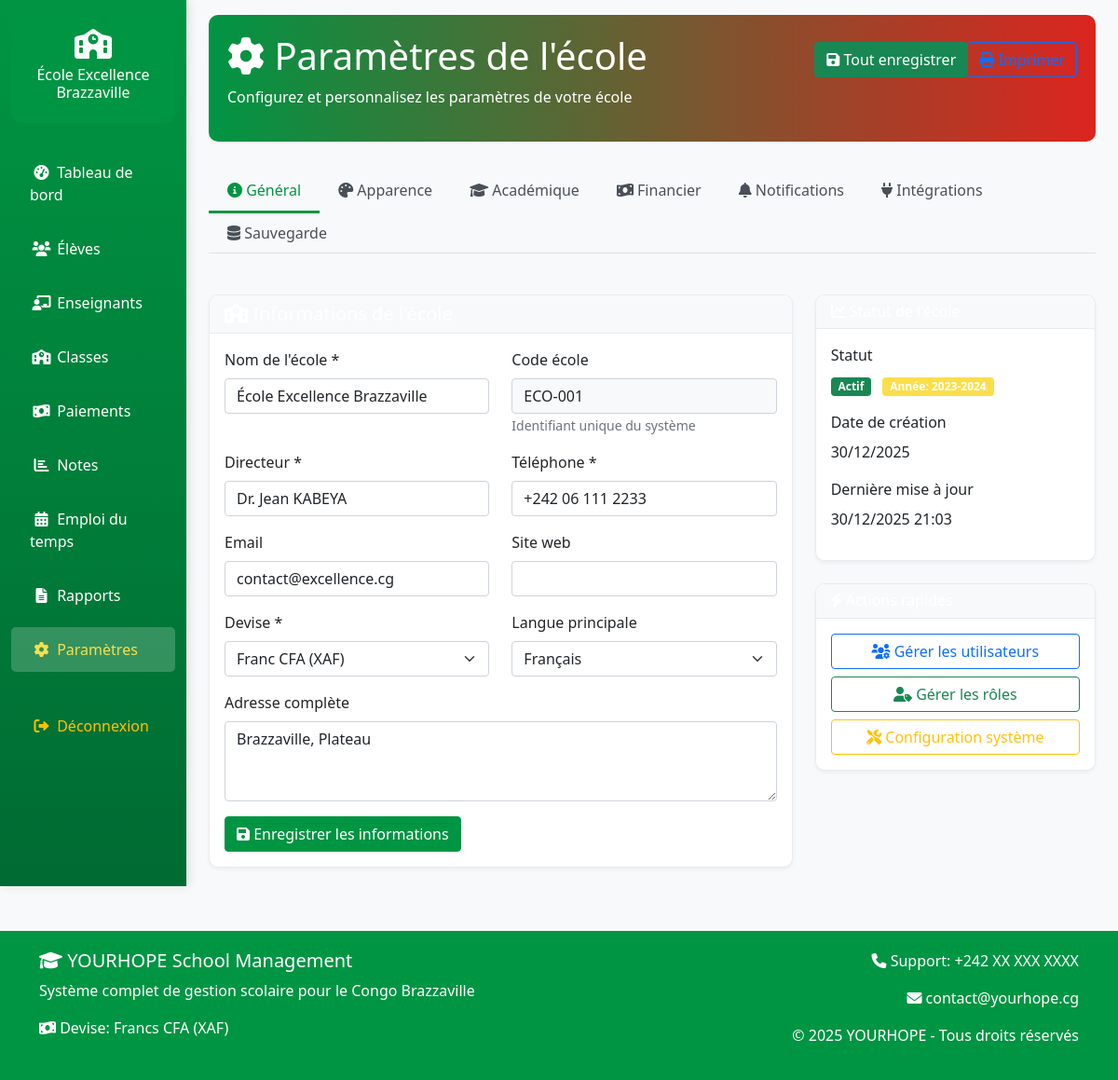
/settings.php (signed in), run on the app's committed database.
### tables this page shows
CREATE TABLE schools (
    id INT PRIMARY KEY AUTO_INCREMENT,
    school_name VARCHAR(200) NOT NULL,
    school_code VARCHAR(50) UNIQUE NOT NULL,
    logo VARCHAR(255),
    address TEXT,
    phone VARCHAR(20),
    email VARCHAR(100),
    director_name VARCHAR(100),
    created_at TIMESTAMP DEFAULT CURRENT_TIMESTAMP,
    status ENUM('active', 'inactive') DEFAULT 'active'
);

### settings.php (the view, shortened to what this page needs)
<?php
require_once 'includes/header.php';
$database = new Database();
$db = $database->getConnection();
$school_query = "SELECT * FROM schools WHERE id = :school_id";
$school_stmt = $db->prepare($school_query);
$school_stmt->bindParam(':school_id', $_SESSION['school_id']);
$school_stmt->execute();
$school_data = $school_stmt->fetch(PDO::FETCH_ASSOC);
?>
<div class="container-fluid">
    <div class="row">
        <?php require_once 'includes/sidebar.php'; ?>
        <main class="col-md-9 ms-sm-auto col-lg-10 px-md-4">
            <div class="page-header mt-3">
                <div class="d-flex justify-content-between align-items-center">
                    <h1><i class="fas fa-cog"></i> Paramètres de l'école</h1>
                    <div class="btn-group">
                        <button class="btn btn-success" onclick="saveAllSettings()">
                            <i class="fas fa-save"></i> Tout enregistrer
                        </button>
                        <button class="btn btn-outline-primary" onclick="window.print()">
                            <i class="fas fa-print"></i> Imprimer
                        </button>
                    </div>
                </div>
                <p>Configurez et personnalisez les paramètres de votre école</p>
            </div>
            <ul class="nav nav-tabs mb-4" id="settingsTabs" role="tablist">
                <li class="nav-item" role="presentation">
                    <button class="nav-link active" id="general-tab" data-bs-toggle="tab" data-bs-target="#general"
                            type="button" role="tab">
                        <i class="fas fa-info-circle"></i> Général
                    </button>
                </li>
                <li class="nav-item" role="presentation">
                    <button class="nav-link" id="appearance-tab" data-bs-toggle="tab" data-bs-target="#appearance"
                            type="button" role="tab">
                        <i class="fas fa-palette"></i> Apparence
                    </button>
                </li>
                <li class="nav-item" role="presentation">
                    <button class="nav-link" id="academic-tab" data-bs-toggle="tab" data-bs-target="#academic"
                            type="button" role="tab">
                        <i class="fas fa-graduation-cap"></i> Académique
                    </button>
                </li>
                <li class="nav-item" role="presentation">
                    <button class="nav-link" id="financial-tab" data-bs-toggle="tab" data-bs-target="#financial"
                            type="button" role="tab">
                        <i class="fas fa-money-bill-wave"></i> Financier
                    </button>
                </li>
                <li class="nav-item" role="presentation">
                    <button class="nav-link" id="notifications-tab" data-bs-toggle="tab" data-bs-target="#notifications"
                            type="button" role="tab">
                        <i class="fas fa-bell"></i> Notifications
                    </button>
                </li>
                <li class="nav-item" role="presentation">
                    <button class="nav-link" id="integrations-tab" data-bs-toggle="tab" data-bs-target="#integrations"
                            type="button" role="tab">
                        <i class="fas fa-plug"></i> Intégrations
                    </button>
                </li>
                <li class="nav-item" role="presentation">
                    <button class="nav-link" id="backup-tab" data-bs-toggle="tab" data-bs-target="#backup"
                            type="button" role="tab">
                        <i class="fas fa-database"></i> Sauvegarde
                    </button>
                </li>
            </ul>
            <div class="tab-content" id="settingsTabsContent">
                <div class="tab-pane fade show active" id="general" role="tabpanel">
                    <div class="row">
                        <div class="col-md-8">
                            <div class="card">
                                <div class="card-header">
                                    <h5 class="mb-0"><i class="fas fa-school"></i> Informations de l'école</h5>
                                </div>
                                <div class="card-body">
                                    <form id="schoolInfoForm" action="controllers/update_school_info.php" method="POST">
                                        <div class="row">
                                            <div class="col-md-6 mb-3">
                                                <label class="form-label">Nom de l'école *</label>
                                                <input type="text" class="form-control" name="school_name"
                                                       value="<?php echo htmlspecialchars($school_data['school_name'] ?? ''); ?>" required>
                                            </div>
                                            <div class="col-md-6 mb-3">
                                                <label class="form-label">Code école</label>
                                                <input type="text" class="form-control" value="<?php echo $school_data['school_code'] ?? ''; ?>"
                                                       readonly style="background-color: #f8f9fa;">
                                                <small class="text-muted">Identifiant unique du système</small>
                                            </div>
                                            <div class="col-md-6 mb-3">
                                                <label class="form-label">Directeur *</label>
                                                <input type="text" class="form-control" name="director_name"
                                                       value="<?php echo htmlspecialchars($school_data['director_name'] ?? ''); ?>" required>
                                            </div>
                                            <div class="col-md-6 mb-3">
                                                <label class="form-label">Téléphone *</label>
                                                <input type="tel" class="form-control" name="phone"
                                                       value="<?php echo htmlspecialchars($school_data['phone'] ?? ''); ?>" required>
                                            </div>
                                            <div class="col-md-6 mb-3">
                                                <label class="form-label">Email</label>
                                                <input type="email" class="form-control" name="email"
                                                       value="<?php echo htmlspecialchars($school_data['email'] ?? ''); ?>">
                                            </div>
                                            <div class="col-md-6 mb-3">
                                                <label class="form-label">Site web</label>
                                                <input type="url" class="form-control" name="website"
                                                       value="<?php echo htmlspecialchars($school_data['website'] ?? ''); ?>">
                                            </div>
                                            <div class="col-md-6 mb-3">
                                                <label class="form-label">Devise *</label>
                                                <select class="form-select" name="currency" required>
                                                    <option value="XAF" selected>Franc CFA (XAF)</option>
                                                </select>
                                            </div>
                                            <div class="col-md-6 mb-3">
                                                <label class="form-label">Langue principale</label>
                                                <select class="form-select" name="language">
                                                    <option value="fr" selected>Français</option>
                                                </select>
                                            </div>
                                            <div class="col-md-12 mb-3">
                                                <label class="form-label">Adresse complète</label>
                                                <textarea class="form-control" name="address" rows="3"><?php echo htmlspecialchars($school_data['address'] ?? ''); ?></textarea>
                                            </div>
                                            <div class="col-md-12">
                                                <button type="submit" class="btn btn-primary">
                                                    <i class="fas fa-save"></i> Enregistrer les informations
                                                </button>
                                            </div>
                                        </div>
                                    </form>
                                </div>
                            </div>
                        </div>
                        <div class="col-md-4">
                            <div class="card mb-4">
                                <div class="card-header">
                                    <h6 class="mb-0"><i class="fas fa-chart-line"></i> Statut de l'école</h6>
                                </div>
                                <div class="card-body">
                                    <div class="mb-3">
                                        <label class="form-label">Statut</label>
                                        <div>
                                            <span class="badge bg-success">Actif</span>
                                            <span class="badge bg-secondary ms-2">Année: 2023-2024</span>
                                        </div>
                                    </div>
                                    <div class="mb-3">
                                        <label class="form-label">Date de création</label>
                                        <p><?php echo date('d/m/Y', strtotime($school_data['created_at'] ?? 'now')); ?></p>
                                    </div>
                                    <div class="mb-3">
                                        <label class="form-label">Dernière mise à jour</label>
                                        <p><?php echo date('d/m/Y H:i', strtotime($school_data['updated_at'] ?? 'now')); ?></p>
                                    </div>
                                </div>
                            </div>
                            <div class="card">
                                <div class="card-header">
                                    <h6 class="mb-0"><i class="fas fa-bolt"></i> Actions rapides</h6>
                                </div>
                                <div class="card-body">
                                    <div class="d-grid gap-2">
                                        <button class="btn btn-outline-primary" onclick="window.location.href='users.php'">
                                            <i class="fas fa-users-cog"></i> Gérer les utilisateurs
                                        </button>
                                        <button class="btn btn-outline-success" onclick="window.location.href='roles.php'">
                                            <i class="fas fa-user-tag"></i> Gérer les rôles
                                        </button>
                                        <button class="btn btn-outline-warning" onclick="window.location.href='system.php'">
                                            <i class="fas fa-tools"></i> Configuration système
                                        </button>
                                    </div>
                                </div>
                            </div>
                        </div>
                    </div>
                </div>
            </div>
        </main>
    </div>
</div>
<?php require_once 'includes/footer.php'; ?>

### header.php (style rules this page uses)
:root { --congo-green: #009543; --congo-yellow: #FBDE4A; --congo-red: #DC241F; --primary: var(--congo-green); --secondary: var(--congo-yellow); --accent: var(--congo-red); }
body { font-family: 'Segoe UI', Tahoma, Geneva, Verdana, sans-serif; background-color: #f8f9fa; }
.btn-primary { background-color: var(--primary); border-color: var(--primary); }
.card { border-radius: 10px; border: none; box-shadow: 0 4px 6px rgba(0,0,0,0.1); transition: transform 0.3s; }
.card-header { background-color: var(--primary); color: white; border-radius: 10px 10px 0 0 !important; }
.page-header { background: linear-gradient(90deg, var(--primary), var(--congo-red)); color: white; padding: 20px; border-radius: 10px; margin-bottom: 30px; }

### settings.php (style rules this page uses)
.nav-tabs .nav-link { color: #495057; font-weight: 500; border: none; padding: 10px 20px; }
.nav-tabs .nav-link.active { color: var(--primary); border-bottom: 3px solid var(--primary); background-color: transparent; }
.tab-content { padding: 20px 0; }
.card { border: 1px solid #e9ecef; box-shadow: 0 2px 4px rgba(0,0,0,0.05); }
.card-header { background-color: #f8f9fa; border-bottom: 1px solid #e9ecef; }
.btn-group .btn { border-radius: 4px !important; }
.bg-secondary { background-color: var(--congo-yellow) !important; }

### data on the page
schools: school_name "École Excellence Brazzaville", school_code "ECO-001", director_name "Dr. Jean KABEYA", phone "+242 06 111 2233", email "contact@excellence.cg", address "Brazzaville, Plateau", created_at "30/12/2025"

### other printed values
$_SESSION['school_name'] "École Excellence Brazzaville"
date('d/m/Y H:i', strtotime($school_data['updated_at'] ?? 'now')) "30/12/2025 21:03"
